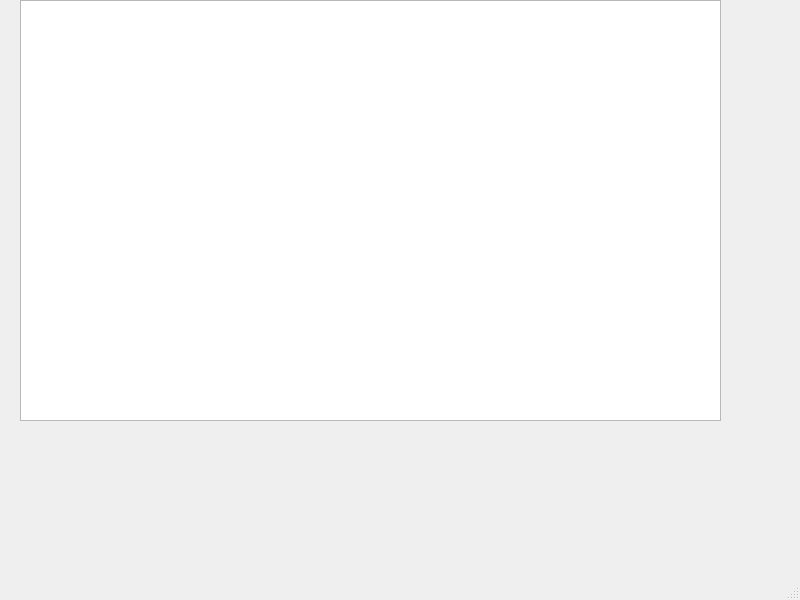
<?xml version="1.0" encoding="UTF-8"?>
<ui version="4.0">
 <class>MainWindow</class>
 <widget class="QMainWindow" name="MainWindow">
  <property name="geometry">
   <rect>
    <x>0</x>
    <y>0</y>
    <width>800</width>
    <height>600</height>
   </rect>
  </property>
  <property name="windowTitle">
   <string>MainWindow</string>
  </property>
  <widget class="QWidget" name="centralwidget">
   <widget class="QGraphicsView" name="graphicsView">
    <property name="geometry">
     <rect>
      <x>20</x>
      <y>0</y>
      <width>701</width>
      <height>421</height>
     </rect>
    </property>
   </widget>
  </widget>
  <widget class="QMenuBar" name="menubar">
   <property name="geometry">
    <rect>
     <x>0</x>
     <y>0</y>
     <width>800</width>
     <height>21</height>
    </rect>
   </property>
  </widget>
  <widget class="QStatusBar" name="statusbar"/>
 </widget>
 <resources/>
 <connections/>
</ui>
